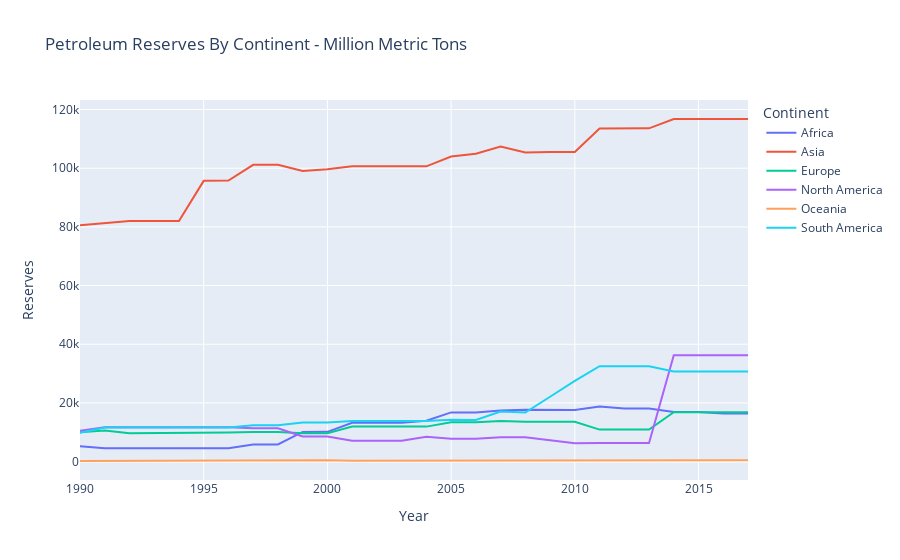

Notebook source saved alongside this figure:
### Code cell
#Show changes in reserves by year for each continent
df1=plot_sum.pivot(index='Year',columns='Continent',values='Reserve_Qty_000')
px.line(df1, 
        title='Petroleum Reserves By Continent - Million Metric Tons',
       labels={'value':'Reserves'})

### Figure 1 — Plotly figure (JSON) as saved in the notebook; plotly's stock layout.template omitted (floating-point values rounded to 4 significant figures)
{"data": [{"hovertemplate": "Continent=Africa<br>Year=%{x}<br>Reserves=%{y}<extra></extra>", "legendgroup": "Africa", "line": {"color": "#636efa", "dash": "solid"}, "mode": "lines", "name": "Africa", "orientation": "v", "showlegend": true, "type": "scatter", "x": [1990, 1991, 1992, 1993, 1994, 1995, 1996, 1997, 1998, 1999, 2000, 2001, 2002, 2003, 2004, 2005, 2006, 2007, 2008, 2009, 2010, 2011, 2012, 2013, 2014, 2015, 2016, 2017], "xaxis": "x", "y": [5215.0, 4529.0, 4531.0, 4531.0, 4533.0, 4533.0, 4535.0, 5823.0, 5824.0, 10110.0, 10140.0, 13230.0, 13230.0, 13220.0, 13940.0, 16770.0, 16770.0, 17390.0, 17630.0, 17600.0, 17620.0, 18820.0, 18130.0, 18130.0, 16890.0, 16890.0, 16420.0, 16420.0], "yaxis": "y"}, {"hovertemplate": "Continent=Asia<br>Year=%{x}<br>Reserves=%{y}<extra></extra>", "legendgroup": "Asia", "line": {"color": "#EF553B", "dash": "solid"}, "mode": "lines", "name": "Asia", "orientation": "v", "showlegend": true, "type": "scatter", "x": [1990, 1991, 1992, 1993, 1994, 1995, 1996, 1997, 1998, 1999, 2000, 2001, 2002, 2003, 2004, 2005, 2006, 2007, 2008, 2009, 2010, 2011, 2012, 2013, 2014, 2015, 2016, 2017], "xaxis": "x", "y": [80588, 81196, 81992, 81989, 81989, 95687, 95770, 101100.0, 101100.0, 99030.0, 99630.0, 100600.0, 100600.0, 100600.0, 100600.0, 104000.0, 105000.0, 107400.0, 105400.0, 105500.0, 105500.0, 113600.0, 113600.0, 113600.0, 116800.0, 116800.0, 116800.0, 116800.0], "yaxis": "y"}, {"hovertemplate": "Continent=Europe<br>Year=%{x}<br>Reserves=%{y}<extra></extra>", "legendgroup": "Europe", "line": {"color": "#00cc96", "dash": "solid"}, "mode": "lines", "name": "Europe", "orientation": "v", "showlegend": true, "type": "scatter", "x": [1990, 1991, 1992, 1993, 1994, 1995, 1996, 1997, 1998, 1999, 2000, 2001, 2002, 2003, 2004, 2005, 2006, 2007, 2008, 2009, 2010, 2011, 2012, 2013, 2014, 2015, 2016, 2017], "xaxis": "x", "y": [9975, 10621, 9683, 9683, 9660, 9697, 9879, 10060.0, 10130.0, 9696.0, 9666.0, 11921, 11916, 11911, 11920.0, 13450.0, 13450.0, 13850.0, 13578, 13570.0, 13570.0, 10910.0, 10910.0, 10910.0, 16830.0, 16830.0, 16830.0, 16830.0], "yaxis": "y"}, {"hovertemplate": "Continent=North America<br>Year=%{x}<br>Reserves=%{y}<extra></extra>", "legendgroup": "North America", "line": {"color": "#ab63fa", "dash": "solid"}, "mode": "lines", "name": "North America", "orientation": "v", "showlegend": true, "type": "scatter", "x": [1990, 1991, 1992, 1993, 1994, 1995, 1996, 1997, 1998, 1999, 2000, 2001, 2002, 2003, 2004, 2005, 2006, 2007, 2008, 2009, 2010, 2011, 2012, 2013, 2014, 2015, 2016, 2017], "xaxis": "x", "y": [10506, 11704, 11704, 11704, 11704, 11704, 11704, 11329, 11329, 8530, 8530, 7123, 7123, 7123, 8427, 7806, 7766.0, 8274.0, 8260.0, 7244.0, 6233.0, 6318.0, 6317.0, 6317.0, 36230.0, 36230.0, 36230.0, 36230.0], "yaxis": "y"}, {"hovertemplate": "Continent=Oceania<br>Year=%{x}<br>Reserves=%{y}<extra></extra>", "legendgroup": "Oceania", "line": {"color": "#FFA15A", "dash": "solid"}, "mode": "lines", "name": "Oceania", "orientation": "v", "showlegend": true, "type": "scatter", "x": [1990, 1991, 1992, 1993, 1994, 1995, 1996, 1997, 1998, 1999, 2000, 2001, 2002, 2003, 2004, 2005, 2006, 2007, 2008, 2009, 2010, 2011, 2012, 2013, 2014, 2015, 2016, 2017], "xaxis": "x", "y": [204, 247, 247, 247, 247, 247, 247, 395, 395, 502, 502, 321, 321, 321, 321, 263, 253, 293, 284, 334, 384, 482, 482, 482, 482.8, 482.8, 482.8, 482.8], "yaxis": "y"}, {"hovertemplate": "Continent=South America<br>Year=%{x}<br>Reserves=%{y}<extra></extra>", "legendgroup": "South America", "line": {"color": "#19d3f3", "dash": "solid"}, "mode": "lines", "name": "South America", "orientation": "v", "showlegend": true, "type": "scatter", "x": [1990, 1991, 1992, 1993, 1994, 1995, 1996, 1997, 1998, 1999, 2000, 2001, 2002, 2003, 2004, 2005, 2006, 2007, 2008, 2009, 2010, 2011, 2012, 2013, 2014, 2015, 2016, 2017], "xaxis": "x", "y": [9793, 11591, 11591, 11591, 11591, 11591, 11591, 12428, 12428, 13353, 13353, 13859, 13859, 13859, 13859, 14226, 14218, 17053, 16708, 22108, 27508, 32525, 32525, 32525, 30730.0, 30730.0, 30730.0, 30730.0], "yaxis": "y"}], "layout": {"legend": {"title": {"text": "Continent"}, "tracegroupgap": 0}, "title": {"text": "Petroleum Reserves By Continent - Million Metric Tons"}, "xaxis": {"anchor": "y", "domain": [0, 1], "title": {"text": "Year"}}, "yaxis": {"anchor": "x", "domain": [0, 1], "title": {"text": "Reserves"}}}}
